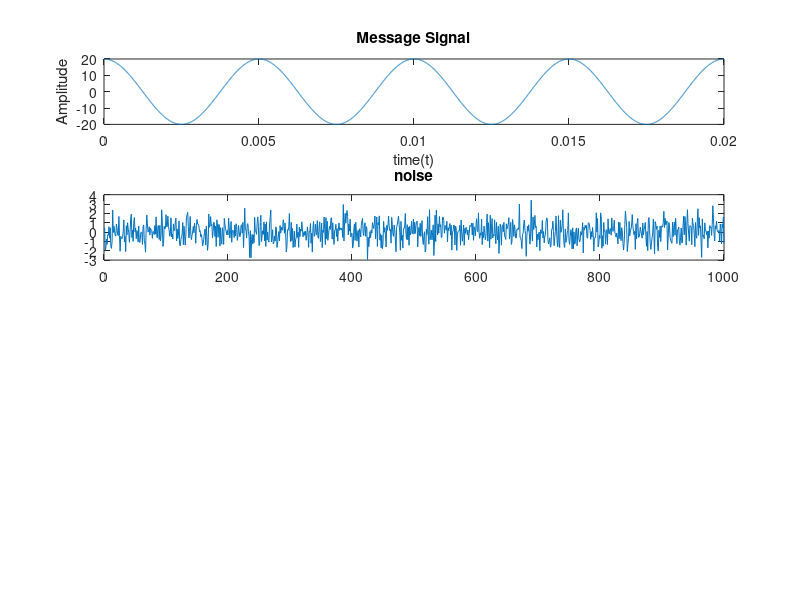

MATLAB code to generate this figure: (Note: this script raises an error after producing the figure.)
% $$ %% AM Modulation and Demodulation using Functions in MATLAB
%% Modulation index
h = input('Modulation index = ');
%% Time Pereiod of Simulation :
t = linspace(0, 0.2, 100000);
%% Message Signal :
Am = 20;
fm = 200;
ym = Am*cos(2*pi*fm*t);
figure;
subplot(4, 1, 1);
plot(t(1:10000), ym(1:10000));
title('Message Signal');

xlabel('time(t)');
ylabel('Amplitude');
%% Carrier Signal :
Ac = Am/h;
fc = 2000;
yc = Ac*cos(2*pi*fc*t);
subplot(4, 1, 2);
plot(t(1:10000), yc(1:10000));
title('Carrier Signal');
xlabel('time(t)');
ylabel('Amplitude');

%% addtion of noise to the modulated signal
m=1000;
n= 1;
power = 0.01;
noise = wgn(m,n,power);
plot(noise);
title("noise");
%% Modulated Signal :
y = ammod(ym, fc, 4000,0 , Ac)+noise;

subplot(4, 1, 3);
plot(t(1:10000), y(1:10000));
title('Modulated Signal');
xlabel('time(t)');
ylabel('Amplitude');

%% Demodulated Signal :
z = amdemod(y, fc, 100000, 0, Ac);
subplot(4, 1, 4);
plot(t(1:10000), z(1:10000));
title('Demodulated Signal');
xlabel('time(t)');
ylabel('Amplitude');
ylim([-10, 10]);